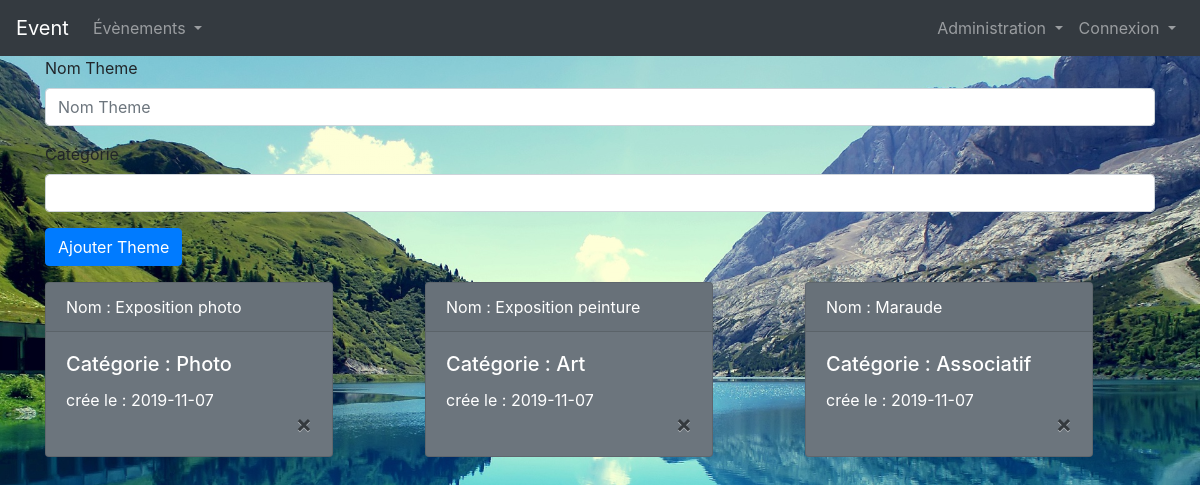
The app's page /index.php?page=createTheme (signed in) with its own data.
### tables this page shows
CREATE TABLE THEME (
  idtheme INTEGER NOT NULL AUTO_INCREMENT,
  nom VARCHAR(42),
  categorie VARCHAR(42),
  idadmin INTEGER,
  dateCRE_T_SUP_T DATE,
  CONSTRAINT PK_THEME PRIMARY KEY (idtheme)
);

### Controllers/createThemeController.php (called while the page is built, shortened)
<?php
include dirname(__DIR__) . '/Tools/connexionBdd.php';
include dirname(__DIR__) . '/Managers/themeManager.php';
$dbh->setAttribute(PDO::ATTR_ERRMODE, PDO::ERRMODE_EXCEPTION);
$themeManager = new themeManager($dbh);
$themeArray = $themeManager->selectAll();

### Managers/themeManager.php (called while the page is built, shortened)
<?php
class themeManager
{
    private $_db;
    public function setDb(PDO $db)
    {
        $this->_db = $db;
    }
    public function selectAll()
    {
        $q = $this->_db->prepare('SELECT * FROM theme');
        $q->execute();
        return $q->fetchAll();
    }
}

### Pages/createTheme.php (the view, shortened to what this page needs)
<div class="container">
    <div class="row">
        <div class="col-md-12">
            <form method="post" action="Controllers/createThemeController.php">
                <div class="form-group">
                    <label for="nomTheme">Nom Theme</label>
                    <input type="text" name="nomTheme" class="form-control" id="nomTheme" aria-describedby="Nom Theme" placeholder="Nom Theme">
                </div>
                <div class="form-group">
                    <label for="catTheme">Catégorie</label>
                    <input type="text" name="catTheme" class="form-control" id="catTheme">
                </div>
                <button type="submit" class="btn btn-primary">Ajouter Theme</button>
            </form>
        </div>
    </div>
</div>
<div class="container">
    <div class="row">
        <div class="col-md-12">
            <div class="row">
                <?php
                foreach ($themeArray as $th) {
                    echo '<div class="col-md-4">
<div class="card text-white bg-secondary mb-3" style="max-width: 18rem;">
    <div class="card-header">Nom : ' . $th[1] . '</div>
    <div class="card-body">
        <h5 class="card-title">Catégorie : ' . $th[2] . '</h5>
        <div>crée le : ' . $th[4] . '</div>
        <form method="post" action="Controllers/createThemeController.php">
            <input type="hidden" id="nomTh" name="nomTh" value="' . $th[1] . '">
            <input type="hidden" id="catTh" name="catTh" value="' . $th[2] . '">
            <input type="hidden" id="date" name="date" value="' . $th[4] . '">
            <button type="submit" class="close" aria-label="Close">
                <span aria-hidden="true">&times;</span>
            </button>
        </form>
    </div>
</div>
</div>';
                }
                ?>
            </div>
        </div>
    </div>
</div>

### Tools/header.php (style rules this page uses)
body { background-image: url("fond.jpg"); background-size: cover; }

### records on screen
theme: nom "Exposition photo", categorie "Photo", dateCRE_T_SUP_T "2019-11-07"
theme: nom "Exposition peinture", categorie "Art", dateCRE_T_SUP_T "2019-11-07"
theme: nom "Maraude", categorie "Associatif", dateCRE_T_SUP_T "2019-11-07"
